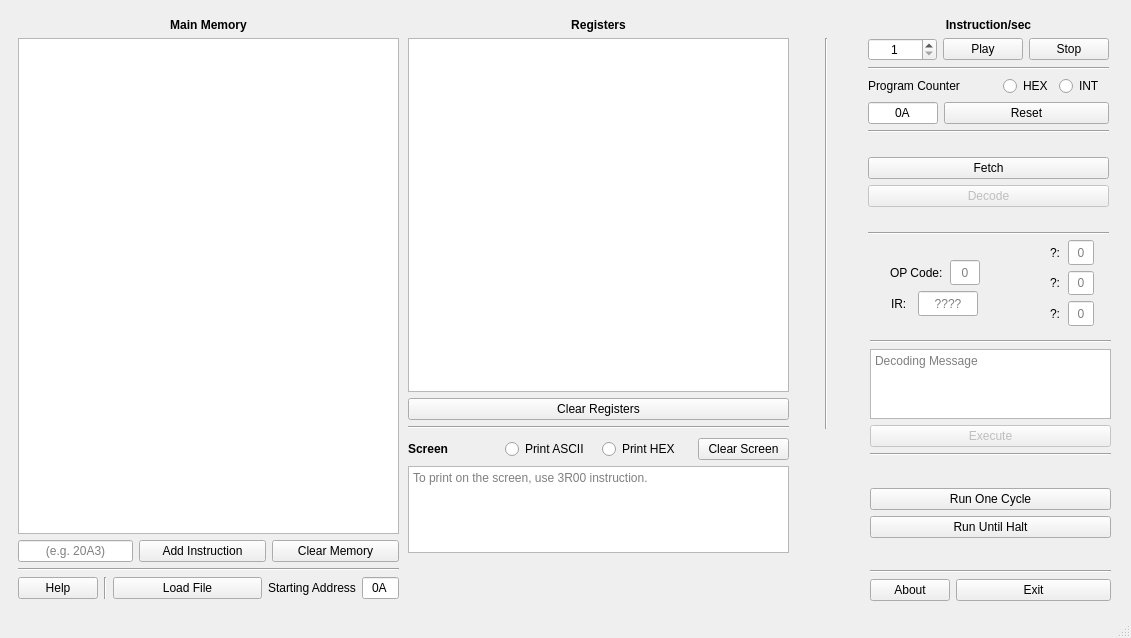
<?xml version="1.0" encoding="UTF-8"?>
<ui version="4.0">
 <class>VoleMachineSimulator</class>
 <widget class="QMainWindow" name="VoleMachineSimulator">
  <property name="windowModality">
   <enum>Qt::WindowModality::WindowModal</enum>
  </property>
  <property name="enabled">
   <bool>true</bool>
  </property>
  <property name="geometry">
   <rect>
    <x>0</x>
    <y>0</y>
    <width>1131</width>
    <height>638</height>
   </rect>
  </property>
  <property name="sizePolicy">
   <sizepolicy hsizetype="Fixed" vsizetype="Fixed">
    <horstretch>0</horstretch>
    <verstretch>0</verstretch>
   </sizepolicy>
  </property>
  <property name="minimumSize">
   <size>
    <width>1131</width>
    <height>638</height>
   </size>
  </property>
  <property name="maximumSize">
   <size>
    <width>1131</width>
    <height>638</height>
   </size>
  </property>
  <property name="windowTitle">
   <string>Vole Machine</string>
  </property>
  <property name="windowIcon">
   <iconset theme="QIcon::ThemeIcon::Computer"/>
  </property>
  <widget class="QWidget" name="centralwidget">
   <property name="sizePolicy">
    <sizepolicy hsizetype="Fixed" vsizetype="Fixed">
     <horstretch>0</horstretch>
     <verstretch>0</verstretch>
    </sizepolicy>
   </property>
   <widget class="QWidget" name="layoutWidget">
    <property name="geometry">
     <rect>
      <x>408</x>
      <y>18</y>
      <width>381</width>
      <height>411</height>
     </rect>
    </property>
    <layout class="QVBoxLayout" name="verticalLayout">
     <item>
      <widget class="QLabel" name="registersLabel">
       <property name="font">
        <font>
         <bold>true</bold>
        </font>
       </property>
       <property name="text">
        <string>Registers</string>
       </property>
       <property name="alignment">
        <set>Qt::AlignmentFlag::AlignCenter</set>
       </property>
      </widget>
     </item>
     <item>
      <widget class="QTableWidget" name="registersTable">
       <property name="sortingEnabled">
        <bool>true</bool>
       </property>
      </widget>
     </item>
     <item>
      <widget class="QPushButton" name="clearRegistersButton">
       <property name="text">
        <string>Clear Registers</string>
       </property>
      </widget>
     </item>
     <item>
      <widget class="Line" name="line_3">
       <property name="orientation">
        <enum>Qt::Orientation::Horizontal</enum>
       </property>
      </widget>
     </item>
    </layout>
   </widget>
   <widget class="Line" name="line">
    <property name="geometry">
     <rect>
      <x>818</x>
      <y>38</y>
      <width>16</width>
      <height>391</height>
     </rect>
    </property>
    <property name="orientation">
     <enum>Qt::Orientation::Vertical</enum>
    </property>
   </widget>
   <widget class="QWidget" name="layoutWidget">
    <property name="geometry">
     <rect>
      <x>408</x>
      <y>438</y>
      <width>381</width>
      <height>115</height>
     </rect>
    </property>
    <layout class="QVBoxLayout" name="verticalLayout_4">
     <item>
      <layout class="QHBoxLayout" name="horizontalLayout_2">
       <item>
        <widget class="QLabel" name="screenLabel">
         <property name="font">
          <font>
           <bold>true</bold>
          </font>
         </property>
         <property name="text">
          <string>Screen</string>
         </property>
        </widget>
       </item>
       <item>
        <widget class="QRadioButton" name="printASCIIButton">
         <property name="text">
          <string>Print ASCII</string>
         </property>
        </widget>
       </item>
       <item>
        <widget class="QRadioButton" name="printHEXButton">
         <property name="text">
          <string>Print HEX</string>
         </property>
        </widget>
       </item>
       <item>
        <widget class="QPushButton" name="clearScreenButton">
         <property name="text">
          <string>Clear Screen</string>
         </property>
        </widget>
       </item>
      </layout>
     </item>
     <item>
      <widget class="QTextEdit" name="screenBox">
       <property name="readOnly">
        <bool>true</bool>
       </property>
       <property name="placeholderText">
        <string>To print on the screen, use 3R00 instruction.</string>
       </property>
      </widget>
     </item>
    </layout>
   </widget>
   <widget class="QWidget" name="layoutWidget">
    <property name="geometry">
     <rect>
      <x>868</x>
      <y>18</y>
      <width>241</width>
      <height>217</height>
     </rect>
    </property>
    <layout class="QVBoxLayout" name="verticalLayout_16">
     <item>
      <layout class="QVBoxLayout" name="verticalLayout_13">
       <item>
        <widget class="QLabel" name="label">
         <property name="font">
          <font>
           <bold>true</bold>
           <strikeout>false</strikeout>
           <kerning>true</kerning>
          </font>
         </property>
         <property name="text">
          <string>Instruction/sec</string>
         </property>
         <property name="alignment">
          <set>Qt::AlignmentFlag::AlignCenter</set>
         </property>
        </widget>
       </item>
       <item>
        <layout class="QHBoxLayout" name="horizontalLayout_8">
         <item>
          <widget class="QSpinBox" name="instructionPerSec">
           <property name="maximumSize">
            <size>
             <width>73</width>
             <height>16777215</height>
            </size>
           </property>
           <property name="alignment">
            <set>Qt::AlignmentFlag::AlignCenter</set>
           </property>
           <property name="accelerated">
            <bool>false</bool>
           </property>
           <property name="minimum">
            <number>1</number>
           </property>
           <property name="value">
            <number>1</number>
           </property>
           <property name="displayIntegerBase">
            <number>10</number>
           </property>
          </widget>
         </item>
         <item>
          <widget class="QPushButton" name="playButton">
           <property name="text">
            <string>Play</string>
           </property>
          </widget>
         </item>
         <item>
          <widget class="QPushButton" name="stopButton">
           <property name="text">
            <string>Stop</string>
           </property>
           <property name="default">
            <bool>false</bool>
           </property>
           <property name="flat">
            <bool>false</bool>
           </property>
          </widget>
         </item>
        </layout>
       </item>
      </layout>
     </item>
     <item>
      <layout class="QVBoxLayout" name="verticalLayout_15">
       <item>
        <widget class="Line" name="line_7">
         <property name="orientation">
          <enum>Qt::Orientation::Horizontal</enum>
         </property>
        </widget>
       </item>
       <item>
        <layout class="QVBoxLayout" name="verticalLayout_2">
         <item>
          <layout class="QHBoxLayout" name="horizontalLayout_9">
           <item>
            <widget class="QLabel" name="PC_Label">
             <property name="font">
              <font>
               <bold>false</bold>
              </font>
             </property>
             <property name="text">
              <string>Program Counter</string>
             </property>
            </widget>
           </item>
           <item>
            <widget class="QRadioButton" name="hexButton">
             <property name="maximumSize">
              <size>
               <width>50</width>
               <height>16777215</height>
              </size>
             </property>
             <property name="text">
              <string>HEX</string>
             </property>
            </widget>
           </item>
           <item>
            <widget class="QRadioButton" name="intButton">
             <property name="maximumSize">
              <size>
               <width>50</width>
               <height>16777215</height>
              </size>
             </property>
             <property name="layoutDirection">
              <enum>Qt::LayoutDirection::LeftToRight</enum>
             </property>
             <property name="text">
              <string>INT</string>
             </property>
            </widget>
           </item>
          </layout>
         </item>
         <item>
          <layout class="QHBoxLayout" name="horizontalLayout_7">
           <item>
            <widget class="QLineEdit" name="pcVeiwBox">
             <property name="maximumSize">
              <size>
               <width>70</width>
               <height>16777215</height>
              </size>
             </property>
             <property name="text">
              <string>0A</string>
             </property>
             <property name="maxLength">
              <number>2</number>
             </property>
             <property name="alignment">
              <set>Qt::AlignmentFlag::AlignCenter</set>
             </property>
             <property name="readOnly">
              <bool>false</bool>
             </property>
            </widget>
           </item>
           <item>
            <widget class="QPushButton" name="resetPC_Button">
             <property name="text">
              <string>Reset</string>
             </property>
            </widget>
           </item>
          </layout>
         </item>
        </layout>
       </item>
       <item>
        <layout class="QVBoxLayout" name="verticalLayout_14">
         <item>
          <widget class="Line" name="line_8">
           <property name="orientation">
            <enum>Qt::Orientation::Horizontal</enum>
           </property>
          </widget>
         </item>
         <item>
          <spacer name="verticalSpacer_5">
           <property name="orientation">
            <enum>Qt::Orientation::Vertical</enum>
           </property>
           <property name="sizeHint" stdset="0">
            <size>
             <width>20</width>
             <height>40</height>
            </size>
           </property>
          </spacer>
         </item>
         <item>
          <widget class="QPushButton" name="fetchButton">
           <property name="text">
            <string>Fetch</string>
           </property>
          </widget>
         </item>
         <item>
          <widget class="QPushButton" name="decodeButton">
           <property name="enabled">
            <bool>false</bool>
           </property>
           <property name="text">
            <string>Decode</string>
           </property>
          </widget>
         </item>
         <item>
          <spacer name="verticalSpacer_4">
           <property name="orientation">
            <enum>Qt::Orientation::Vertical</enum>
           </property>
           <property name="sizeHint" stdset="0">
            <size>
             <width>20</width>
             <height>40</height>
            </size>
           </property>
          </spacer>
         </item>
         <item>
          <widget class="Line" name="line_2">
           <property name="orientation">
            <enum>Qt::Orientation::Horizontal</enum>
           </property>
          </widget>
         </item>
        </layout>
       </item>
      </layout>
     </item>
    </layout>
   </widget>
   <widget class="QWidget" name="layoutWidget">
    <property name="geometry">
     <rect>
      <x>1050</x>
      <y>240</y>
      <width>44</width>
      <height>86</height>
     </rect>
    </property>
    <layout class="QVBoxLayout" name="verticalLayout_3">
     <item>
      <layout class="QHBoxLayout" name="horizontalLayout_5">
       <item>
        <widget class="QLabel" name="RLabel">
         <property name="layoutDirection">
          <enum>Qt::LayoutDirection::LeftToRight</enum>
         </property>
         <property name="text">
          <string>?:</string>
         </property>
        </widget>
       </item>
       <item>
        <widget class="QLineEdit" name="RBox">
         <property name="maximumSize">
          <size>
           <width>26</width>
           <height>26</height>
          </size>
         </property>
         <property name="layoutDirection">
          <enum>Qt::LayoutDirection::RightToLeft</enum>
         </property>
         <property name="alignment">
          <set>Qt::AlignmentFlag::AlignCenter</set>
         </property>
         <property name="readOnly">
          <bool>true</bool>
         </property>
         <property name="placeholderText">
          <string>0</string>
         </property>
        </widget>
       </item>
      </layout>
     </item>
     <item>
      <layout class="QHBoxLayout" name="horizontalLayout_10">
       <item>
        <widget class="QLabel" name="XLabel">
         <property name="layoutDirection">
          <enum>Qt::LayoutDirection::LeftToRight</enum>
         </property>
         <property name="text">
          <string>?:</string>
         </property>
        </widget>
       </item>
       <item>
        <widget class="QLineEdit" name="XBox">
         <property name="maximumSize">
          <size>
           <width>26</width>
           <height>26</height>
          </size>
         </property>
         <property name="layoutDirection">
          <enum>Qt::LayoutDirection::RightToLeft</enum>
         </property>
         <property name="alignment">
          <set>Qt::AlignmentFlag::AlignCenter</set>
         </property>
         <property name="readOnly">
          <bool>true</bool>
         </property>
         <property name="placeholderText">
          <string>0</string>
         </property>
        </widget>
       </item>
      </layout>
     </item>
     <item>
      <layout class="QHBoxLayout" name="horizontalLayout_11">
       <item>
        <widget class="QLabel" name="YLabel">
         <property name="layoutDirection">
          <enum>Qt::LayoutDirection::LeftToRight</enum>
         </property>
         <property name="text">
          <string>?:</string>
         </property>
        </widget>
       </item>
       <item>
        <widget class="QLineEdit" name="YBox">
         <property name="maximumSize">
          <size>
           <width>26</width>
           <height>26</height>
          </size>
         </property>
         <property name="layoutDirection">
          <enum>Qt::LayoutDirection::RightToLeft</enum>
         </property>
         <property name="alignment">
          <set>Qt::AlignmentFlag::AlignCenter</set>
         </property>
         <property name="readOnly">
          <bool>true</bool>
         </property>
         <property name="placeholderText">
          <string>0</string>
         </property>
        </widget>
       </item>
      </layout>
     </item>
    </layout>
   </widget>
   <widget class="QWidget" name="layoutWidget">
    <property name="geometry">
     <rect>
      <x>890</x>
      <y>260</y>
      <width>90</width>
      <height>56</height>
     </rect>
    </property>
    <layout class="QVBoxLayout" name="verticalLayout_5">
     <item>
      <layout class="QHBoxLayout" name="horizontalLayout_3">
       <item>
        <widget class="QLabel" name="OPLabel">
         <property name="maximumSize">
          <size>
           <width>70</width>
           <height>26</height>
          </size>
         </property>
         <property name="text">
          <string>OP Code:</string>
         </property>
        </widget>
       </item>
       <item>
        <widget class="QLineEdit" name="OP_Box">
         <property name="enabled">
          <bool>true</bool>
         </property>
         <property name="maximumSize">
          <size>
           <width>30</width>
           <height>26</height>
          </size>
         </property>
         <property name="layoutDirection">
          <enum>Qt::LayoutDirection::RightToLeft</enum>
         </property>
         <property name="alignment">
          <set>Qt::AlignmentFlag::AlignCenter</set>
         </property>
         <property name="readOnly">
          <bool>true</bool>
         </property>
         <property name="placeholderText">
          <string>0</string>
         </property>
        </widget>
       </item>
      </layout>
     </item>
     <item>
      <layout class="QHBoxLayout" name="horizontalLayout_4">
       <item>
        <widget class="QLabel" name="IR_Label">
         <property name="maximumSize">
          <size>
           <width>20</width>
           <height>26</height>
          </size>
         </property>
         <property name="text">
          <string>IR:</string>
         </property>
        </widget>
       </item>
       <item>
        <widget class="QLineEdit" name="IR_Box">
         <property name="maximumSize">
          <size>
           <width>60</width>
           <height>26</height>
          </size>
         </property>
         <property name="layoutDirection">
          <enum>Qt::LayoutDirection::RightToLeft</enum>
         </property>
         <property name="alignment">
          <set>Qt::AlignmentFlag::AlignCenter</set>
         </property>
         <property name="dragEnabled">
          <bool>false</bool>
         </property>
         <property name="readOnly">
          <bool>true</bool>
         </property>
         <property name="placeholderText">
          <string>????</string>
         </property>
        </widget>
       </item>
      </layout>
     </item>
    </layout>
   </widget>
   <widget class="QWidget" name="layoutWidget">
    <property name="geometry">
     <rect>
      <x>18</x>
      <y>18</y>
      <width>381</width>
      <height>581</height>
     </rect>
    </property>
    <layout class="QVBoxLayout" name="verticalLayout_10">
     <item>
      <layout class="QVBoxLayout" name="verticalLayout_9">
       <item>
        <layout class="QVBoxLayout" name="verticalLayout_6">
         <item>
          <widget class="QLabel" name="mainMemoryLabel">
           <property name="font">
            <font>
             <italic>false</italic>
             <bold>true</bold>
            </font>
           </property>
           <property name="frameShape">
            <enum>QFrame::Shape::NoFrame</enum>
           </property>
           <property name="text">
            <string>Main Memory</string>
           </property>
           <property name="alignment">
            <set>Qt::AlignmentFlag::AlignCenter</set>
           </property>
          </widget>
         </item>
         <item>
          <widget class="QTableWidget" name="MainMemoryTable">
           <property name="showGrid">
            <bool>true</bool>
           </property>
           <property name="gridStyle">
            <enum>Qt::PenStyle::SolidLine</enum>
           </property>
           <property name="sortingEnabled">
            <bool>true</bool>
           </property>
          </widget>
         </item>
        </layout>
       </item>
       <item>
        <layout class="QHBoxLayout" name="horizontalLayout">
         <item>
          <widget class="QLineEdit" name="addInstructionBox">
           <property name="maximumSize">
            <size>
             <width>115</width>
             <height>16777215</height>
            </size>
           </property>
           <property name="maxLength">
            <number>4</number>
           </property>
           <property name="alignment">
            <set>Qt::AlignmentFlag::AlignCenter</set>
           </property>
           <property name="placeholderText">
            <string>(e.g. 20A3)</string>
           </property>
          </widget>
         </item>
         <item>
          <widget class="QPushButton" name="addInstructionButton">
           <property name="text">
            <string>Add Instruction</string>
           </property>
          </widget>
         </item>
         <item>
          <widget class="QPushButton" name="clearMemoryButton">
           <property name="text">
            <string>Clear Memory</string>
           </property>
          </widget>
         </item>
        </layout>
       </item>
      </layout>
     </item>
     <item>
      <widget class="Line" name="line_9">
       <property name="orientation">
        <enum>Qt::Orientation::Horizontal</enum>
       </property>
      </widget>
     </item>
     <item>
      <layout class="QHBoxLayout" name="horizontalLayout_6">
       <item>
        <widget class="QPushButton" name="helpButton">
         <property name="text">
          <string>Help</string>
         </property>
        </widget>
       </item>
       <item>
        <widget class="Line" name="line_10">
         <property name="orientation">
          <enum>Qt::Orientation::Vertical</enum>
         </property>
        </widget>
       </item>
       <item>
        <widget class="QPushButton" name="loadFileButton">
         <property name="sizePolicy">
          <sizepolicy hsizetype="MinimumExpanding" vsizetype="Fixed">
           <horstretch>0</horstretch>
           <verstretch>0</verstretch>
          </sizepolicy>
         </property>
         <property name="text">
          <string>Load File</string>
         </property>
        </widget>
       </item>
       <item>
        <widget class="QLabel" name="startingAddresLabel">
         <property name="text">
          <string>Starting Address</string>
         </property>
        </widget>
       </item>
       <item>
        <widget class="QLineEdit" name="stAdrsBox">
         <property name="maximumSize">
          <size>
           <width>37</width>
           <height>16777215</height>
          </size>
         </property>
         <property name="text">
          <string>0A</string>
         </property>
         <property name="maxLength">
          <number>2</number>
         </property>
         <property name="echoMode">
          <enum>QLineEdit::EchoMode::Normal</enum>
         </property>
         <property name="alignment">
          <set>Qt::AlignmentFlag::AlignCenter</set>
         </property>
         <property name="dragEnabled">
          <bool>false</bool>
         </property>
         <property name="clearButtonEnabled">
          <bool>false</bool>
         </property>
        </widget>
       </item>
      </layout>
     </item>
    </layout>
   </widget>
   <widget class="QWidget" name="layoutWidget">
    <property name="geometry">
     <rect>
      <x>870</x>
      <y>340</y>
      <width>241</width>
      <height>261</height>
     </rect>
    </property>
    <layout class="QVBoxLayout" name="verticalLayout_19">
     <item>
      <layout class="QVBoxLayout" name="verticalLayout_11">
       <item>
        <layout class="QVBoxLayout" name="verticalLayout_8">
         <item>
          <layout class="QVBoxLayout" name="verticalLayout_7">
           <item>
            <widget class="Line" name="line_4">
             <property name="orientation">
              <enum>Qt::Orientation::Horizontal</enum>
             </property>
            </widget>
           </item>
           <item>
            <widget class="QTextEdit" name="decodeMessage">
             <property name="maximumSize">
              <size>
               <width>16777215</width>
               <height>100</height>
              </size>
             </property>
             <property name="readOnly">
              <bool>true</bool>
             </property>
             <property name="placeholderText">
              <string>Decoding Message</string>
             </property>
            </widget>
           </item>
          </layout>
         </item>
         <item>
          <widget class="QPushButton" name="executeButton">
           <property name="enabled">
            <bool>false</bool>
           </property>
           <property name="text">
            <string>Execute</string>
           </property>
          </widget>
         </item>
        </layout>
       </item>
       <item>
        <widget class="Line" name="line_6">
         <property name="orientation">
          <enum>Qt::Orientation::Horizontal</enum>
         </property>
        </widget>
       </item>
      </layout>
     </item>
     <item>
      <layout class="QVBoxLayout" name="verticalLayout_18">
       <item>
        <layout class="QVBoxLayout" name="verticalLayout_17">
         <item>
          <layout class="QVBoxLayout" name="verticalLayout_12">
           <item>
            <spacer name="verticalSpacer_2">
             <property name="orientation">
              <enum>Qt::Orientation::Vertical</enum>
             </property>
             <property name="sizeHint" stdset="0">
              <size>
               <width>20</width>
               <height>40</height>
              </size>
             </property>
            </spacer>
           </item>
           <item>
            <widget class="QPushButton" name="runOneCycleButton">
             <property name="styleSheet">
              <string notr="true"/>
             </property>
             <property name="text">
              <string>Run One Cycle</string>
             </property>
            </widget>
           </item>
          </layout>
         </item>
         <item>
          <widget class="QPushButton" name="runUntilHaltButton">
           <property name="styleSheet">
            <string notr="true"/>
           </property>
           <property name="text">
            <string>Run Until Halt</string>
           </property>
          </widget>
         </item>
         <item>
          <spacer name="verticalSpacer_3">
           <property name="orientation">
            <enum>Qt::Orientation::Vertical</enum>
           </property>
           <property name="sizeHint" stdset="0">
            <size>
             <width>20</width>
             <height>40</height>
            </size>
           </property>
          </spacer>
         </item>
        </layout>
       </item>
       <item>
        <widget class="Line" name="line_5">
         <property name="orientation">
          <enum>Qt::Orientation::Horizontal</enum>
         </property>
        </widget>
       </item>
       <item>
        <spacer name="verticalSpacer">
         <property name="orientation">
          <enum>Qt::Orientation::Vertical</enum>
         </property>
         <property name="sizeHint" stdset="0">
          <size>
           <width>20</width>
           <height>15</height>
          </size>
         </property>
        </spacer>
       </item>
       <item>
        <layout class="QHBoxLayout" name="horizontalLayout_12">
         <item>
          <widget class="QPushButton" name="aboutButton">
           <property name="maximumSize">
            <size>
             <width>100</width>
             <height>16777215</height>
            </size>
           </property>
           <property name="text">
            <string>About</string>
           </property>
          </widget>
         </item>
         <item>
          <widget class="QPushButton" name="Exit">
           <property name="sizePolicy">
            <sizepolicy hsizetype="MinimumExpanding" vsizetype="Fixed">
             <horstretch>0</horstretch>
             <verstretch>0</verstretch>
            </sizepolicy>
           </property>
           <property name="maximumSize">
            <size>
             <width>16777215</width>
             <height>25</height>
            </size>
           </property>
           <property name="styleSheet">
            <string notr="true"/>
           </property>
           <property name="text">
            <string>Exit</string>
           </property>
          </widget>
         </item>
        </layout>
       </item>
      </layout>
     </item>
    </layout>
   </widget>
  </widget>
  <widget class="QStatusBar" name="statusbar">
   <property name="enabled">
    <bool>false</bool>
   </property>
  </widget>
 </widget>
 <resources/>
 <connections>
  <connection>
   <sender>Exit</sender>
   <signal>clicked()</signal>
   <receiver>VoleMachineSimulator</receiver>
   <slot>close()</slot>
   <hints>
    <hint type="sourcelabel">
     <x>1047</x>
     <y>554</y>
    </hint>
    <hint type="destinationlabel">
     <x>191</x>
     <y>560</y>
    </hint>
   </hints>
  </connection>
 </connections>
</ui>
